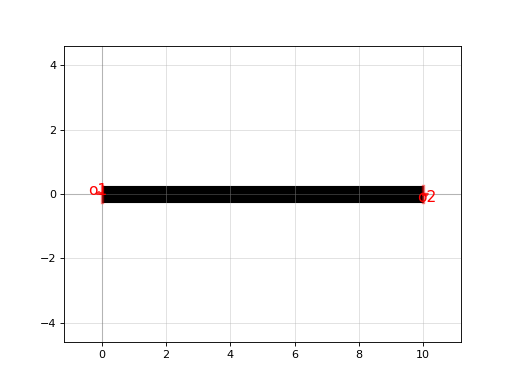

Write Python code to recreate this figure.
import gdsfactory as gf

c = gf.components.hline(length=10.0, width=0.5, layer=(1, 0), port_type='optical')
c.plot()
